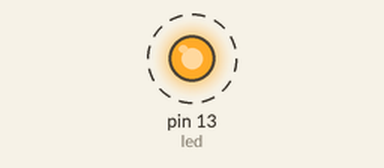
Recording of a sketch running on a simulated Arduino Uno, built with avr-gcc and run on an emulated ATmega328P. On the bench: output pins drawn as LEDs (lit = HIGH). Dashed ring = blinking.

Above: at 0.5 s.
Timing chart, 0 to 3.5 s (numbered marks = the images above):
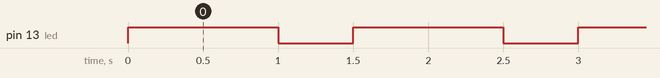

Measured:
- by itself, pin 13 (led): alternates HIGH for 1.0 s and LOW for 0.50 s

The sketch:

leds.ino
```cpp
int led  = 13; // habilitamos el puerto 13
int time = 500; // Tiempo de apagado en ms

void setup() {
  // put your setup code here, to run once:

  pinMode(led, OUTPUT); //Se configura como salida el PIN
}

void loop() {
  // put your main code here, to run repeatedly:

  digitalWrite(led,HIGH); // Enciende LED
  delay(time * 2);
  digitalWrite(led,LOW); // Apaga LED
  delay(time);
}
```
